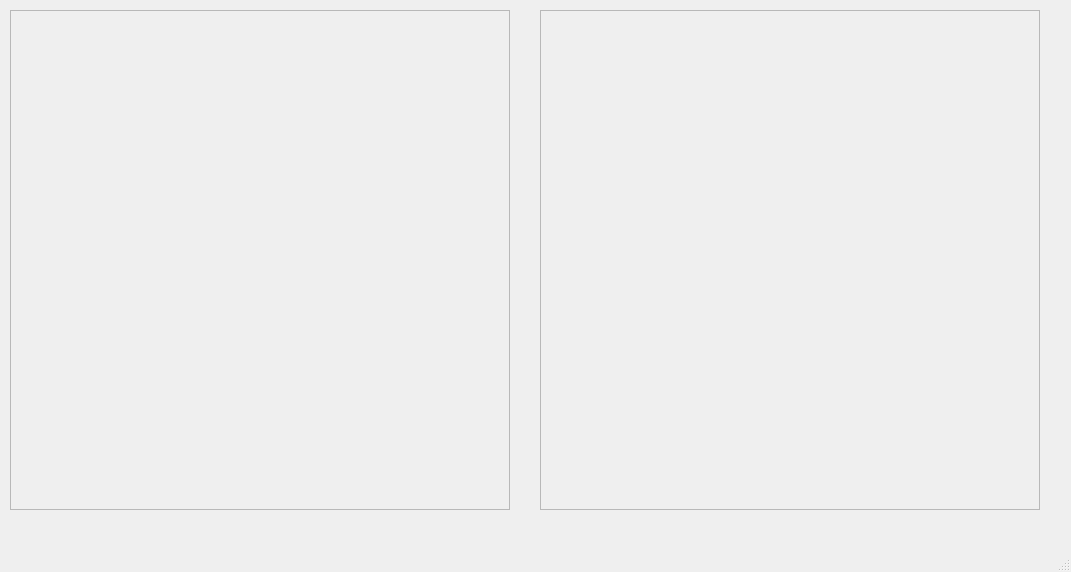
<?xml version="1.0" encoding="UTF-8"?>
<ui version="4.0">
 <class>MyWindow</class>
 <widget class="QMainWindow" name="MyWindow">
  <property name="geometry">
   <rect>
    <x>0</x>
    <y>0</y>
    <width>1071</width>
    <height>572</height>
   </rect>
  </property>
  <property name="windowTitle">
   <string>MyWindow</string>
  </property>
  <widget class="QWidget" name="centralWidget">
   <widget class="QFrame" name="rysujFrame">
    <property name="geometry">
     <rect>
      <x>10</x>
      <y>10</y>
      <width>500</width>
      <height>500</height>
     </rect>
    </property>
    <property name="frameShape">
     <enum>QFrame::StyledPanel</enum>
    </property>
    <property name="frameShadow">
     <enum>QFrame::Raised</enum>
    </property>
   </widget>
   <widget class="QFrame" name="rysujFrame_2">
    <property name="geometry">
     <rect>
      <x>540</x>
      <y>10</y>
      <width>500</width>
      <height>500</height>
     </rect>
    </property>
    <property name="frameShape">
     <enum>QFrame::StyledPanel</enum>
    </property>
    <property name="frameShadow">
     <enum>QFrame::Raised</enum>
    </property>
   </widget>
  </widget>
  <widget class="QMenuBar" name="menuBar">
   <property name="geometry">
    <rect>
     <x>0</x>
     <y>0</y>
     <width>1071</width>
     <height>26</height>
    </rect>
   </property>
  </widget>
  <widget class="QStatusBar" name="statusBar"/>
 </widget>
 <layoutdefault spacing="6" margin="11"/>
 <resources/>
 <connections/>
</ui>
